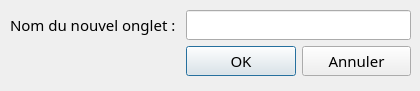
<?xml version="1.0" encoding="UTF-8"?>
<ui version="4.0">
 <class>fenetreNouvelleTab</class>
 <widget class="QDialog" name="fenetreNouvelleTab">
  <property name="windowModality">
   <enum>Qt::ApplicationModal</enum>
  </property>
  <property name="geometry">
   <rect>
    <x>0</x>
    <y>0</y>
    <width>420</width>
    <height>91</height>
   </rect>
  </property>
  <property name="font">
   <font>
    <family>Raavi</family>
    <pointsize>11</pointsize>
   </font>
  </property>
  <property name="windowTitle">
   <string>KFet - Nouvel onglet</string>
  </property>
  <widget class="QWidget" name="formLayoutWidget">
   <property name="geometry">
    <rect>
     <x>10</x>
     <y>10</y>
     <width>401</width>
     <height>76</height>
    </rect>
   </property>
   <layout class="QFormLayout" name="formLayout">
    <item row="0" column="0">
     <widget class="QLabel" name="label">
      <property name="text">
       <string>Nom du nouvel onglet : </string>
      </property>
     </widget>
    </item>
    <item row="0" column="1">
     <widget class="QLineEdit" name="lineEdit"/>
    </item>
    <item row="1" column="1">
     <layout class="QHBoxLayout" name="horizontalLayout">
      <item>
       <widget class="QPushButton" name="bontouOK">
        <property name="text">
         <string>OK</string>
        </property>
       </widget>
      </item>
      <item>
       <widget class="QPushButton" name="boutonAnnuler">
        <property name="text">
         <string>Annuler</string>
        </property>
       </widget>
      </item>
     </layout>
    </item>
   </layout>
  </widget>
 </widget>
 <resources/>
 <connections/>
</ui>
